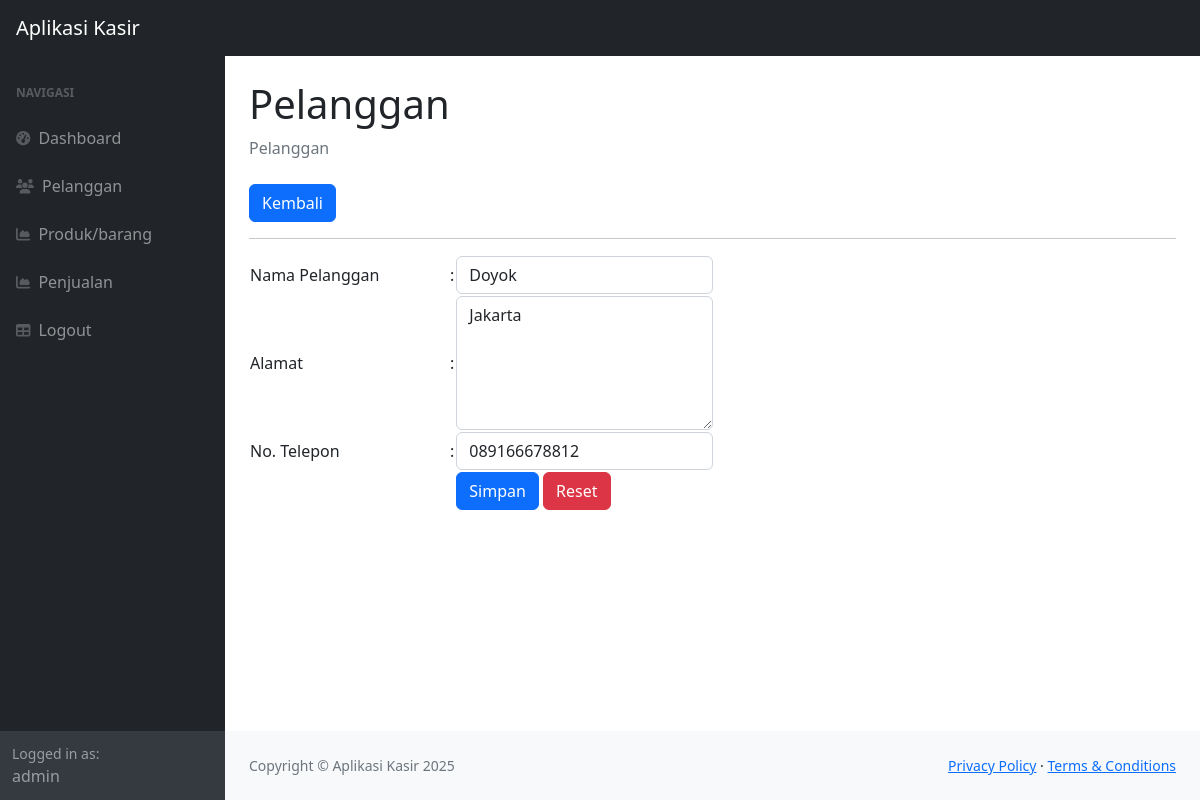
The app's page /index.php?page=pelanggan_ubah&&id=1 (signed in) with its own data.
### tables this page shows
CREATE TABLE `pelanggan` (
  `id_pelanggan` int(11) NOT NULL,
  `nama_pelanggan` varchar(255) DEFAULT NULL,
  `alamat` text DEFAULT NULL,
  `no_telepon` varchar(255) DEFAULT NULL
);

### pelanggan_ubah.php (the view, shortened to what this page needs)
<?php
$id = $_GET['id'];
$query = mysqli_query($koneksi, "SELECT * FROM pelanggan WHERE id_pelanggan=$id");
$data = mysqli_fetch_array($query);
?>
<div class="container-fluid px-4">
    <h1 class="mt-4">Pelanggan</h1>
    <ol class="breadcrumb mb-4">
        <li class="breadcrumb-item active">Pelanggan</li>
    </ol>
    <a href="?page=pelanggan" class="btn btn-primary">Kembali</a>
    <hr>
    <form method="post">
        <table>
            <tr>
                <td width="200">Nama Pelanggan</td>
                <td width="1">:</td>
                <td><input class="form-control" value="<?= $data['nama_pelanggan']; ?>" type="text"
                        name="nama_pelanggan"></td>
            </tr>
            <tr>
                <td>Alamat</td>
                <td>:</td>
                <td>
                    <textarea name="alamat" rows="5" class="form-control"><?= $data['alamat']; ?></textarea>
                </td>
            </tr>
            <tr>
                <td>No. Telepon</td>
                <td>:</td>
                <td>
                    <input class="form-control" type="number" step="0" value="<?= $data['no_telepon']; ?>"
                        name="no_telepon">
                </td>
            </tr>
            <tr>
                <td></td>
                <td></td>
                <td>
                    <button type="submit" class="btn btn-primary">Simpan</button>
                    <button type="reset" class="btn btn-danger">Reset</button>
                </td>
            </tr>
        </table>
    </form>
</div>

### records on screen
pelanggan: nama_pelanggan "Doyok", alamat "Jakarta", no_telepon "089166678812"

### other values on screen
$_SESSION['user']['nama'] "admin"
